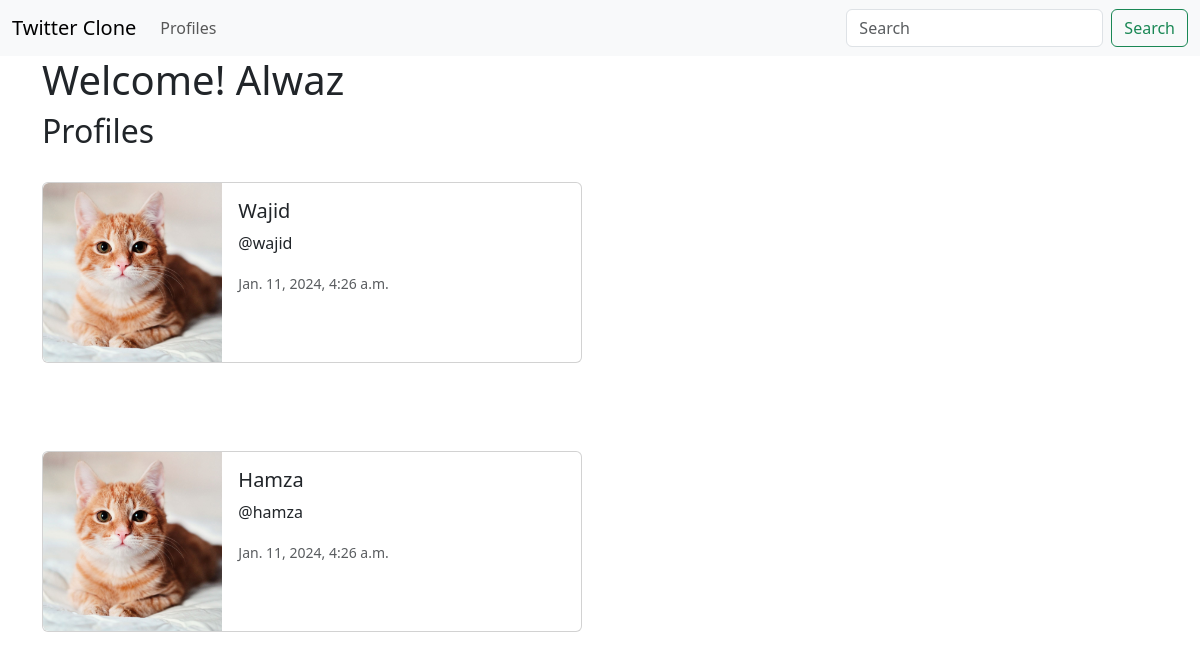
Screenshot of /profile_list/ (signed in) with the database file from the repository.
### twitter/models.py (models this page shows, shortened)
class Profile(models.Model):
    user = models.OneToOneField(User, on_delete=models.CASCADE)
    follows = models.ManyToManyField('self', related_name='followed_by', symmetrical=False, blank=True)
    date_modified = models.DateTimeField(User, auto_now=True)

### twitter/views.py (the view)
# urls.py: path('profile_list/', views.profile_list, name='profile_list'),
def profile_list(request):
    if request.user.is_authenticated:
        profiles = Profile.objects.exclude(user=request.user)
        return render(request, 'profile_list.html', {"profiles": profiles})
    else:
        messages.success(request, ("You must logged in first..."))
        return redirect('home')

### twitter/templates/profile_list.html
{% extends 'base.html' %}
{% load static %}
{% block content %}
    <h1>Welcome! {{user.username}}</h1>
    <h2>Profiles</h2>
    <br/>
    {% if profiles %}
        {% for profile in profiles %}
        <div class="card mb-3" style="max-width: 540px;">
            <div class="row g-0">
              <div class="col-md-4">
                <img src="{% static 'images/cat.jpeg' %}" class="img-fluid rounded-start" alt="profile_image">
              </div>
              <div class="col-md-8">
                <div class="card-body">
                  <h5 class="card-title">{{ profile.user.username }}</h5>
                  <p class="card-text">@{{ profile.user.username|lower }}</p>
                  <p class="card-text"><small class="text-body-secondary">{{ profile.date_modified }}</small></p>
                </div>
              </div>
            </div>
          </div>
            <br/>
            <br/>
            <br/>
        {% endfor %}
    {% endif %}
{% endblock %}

### rows the page displays
Profile: user.username "Wajid", user.username "wajid", date_modified "Jan. 11, 2024, 4:26 a.m."
Profile: user.username "Hamza", user.username "hamza", date_modified "Jan. 11, 2024, 4:26 a.m."

### other values shown
{{ user.username }} "Alwaz"
